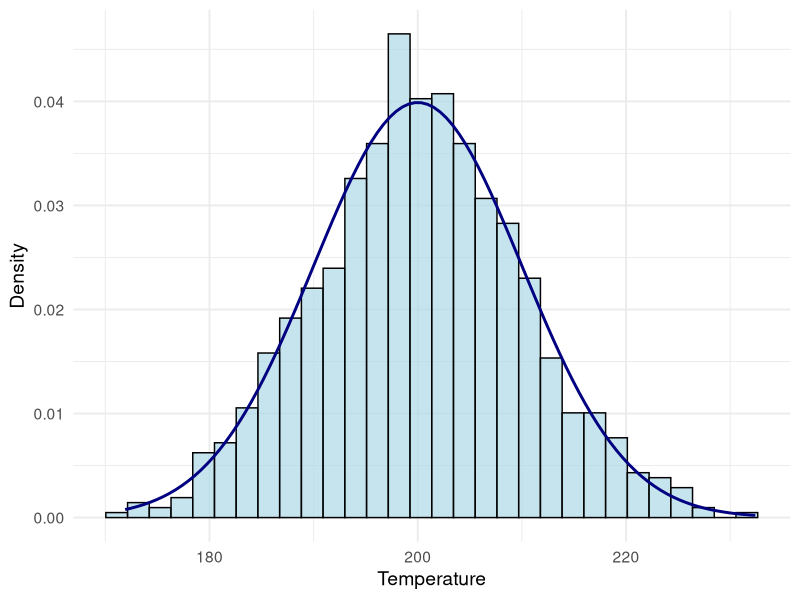
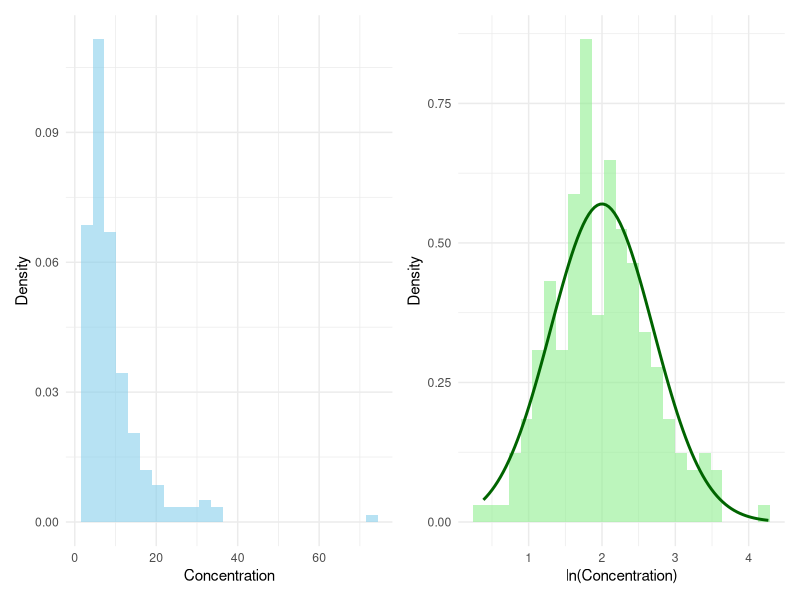
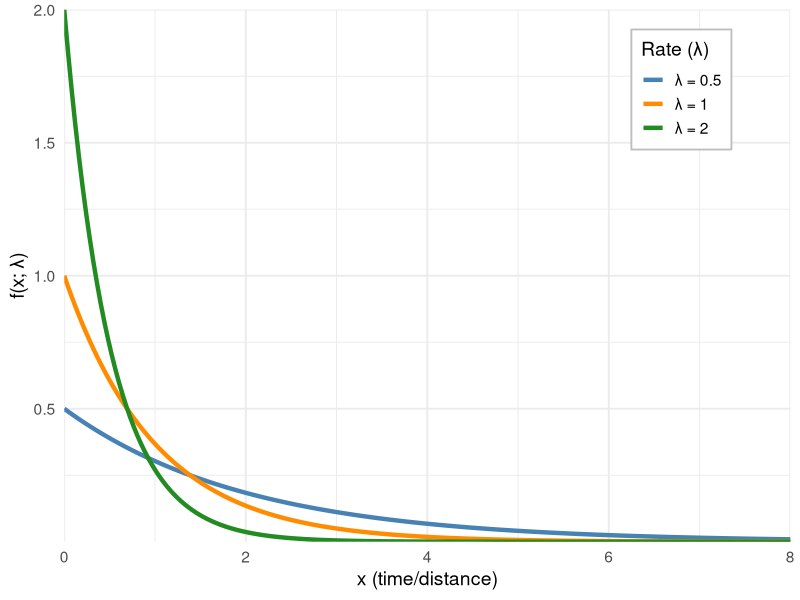
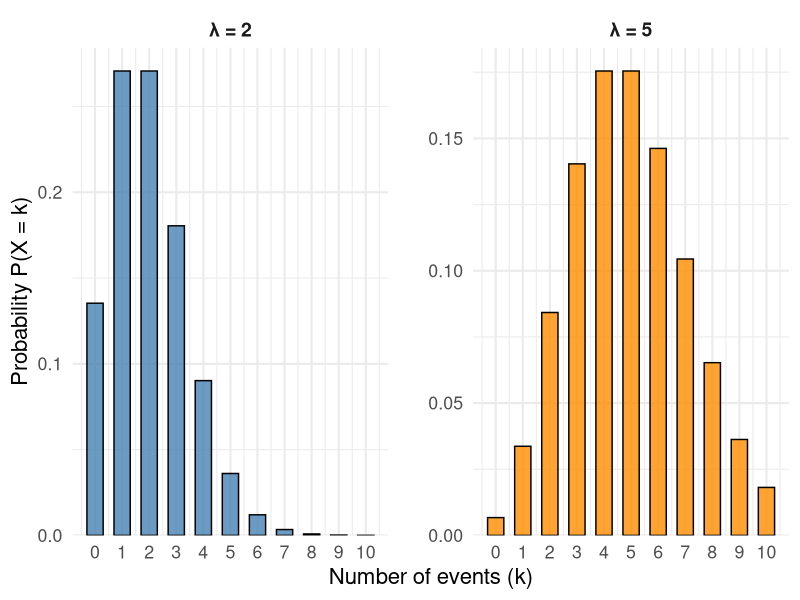
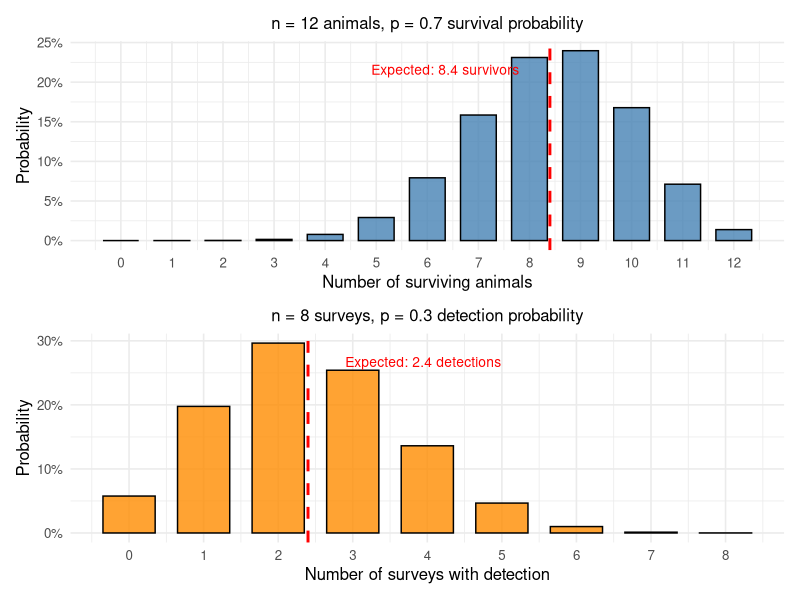
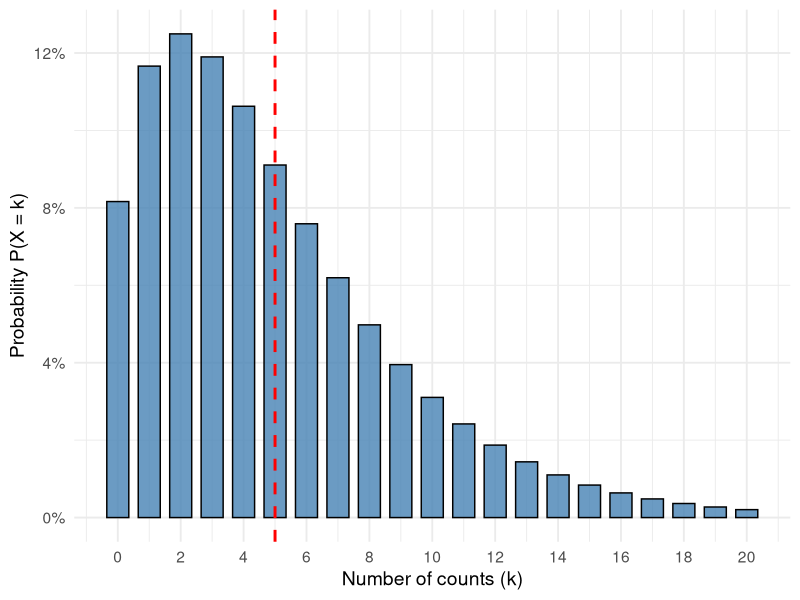

Source code (R) for these figures, in order:
## ---- chunk 1
#| echo: false
#| message: false
#| warning: false

library(ggplot2)
set.seed(123)

data <- data.frame(x = rnorm(1000, mean = 200, sd = 10))

p <- ggplot(data, aes(x = x)) +
  geom_histogram(aes(y = after_stat(density)), bins = 30, 
                 fill = "lightblue", color = "black", alpha = 0.7) +
  stat_function(fun = dnorm, args = list(mean = 200, sd = 10),
                color = "navy", linewidth = 1) +
  labs(x = "Temperature", y = "Density") +
  theme_minimal(base_size = 14) +
  theme(plot.title = element_text(hjust = 0.5))

p
## ---- chunk 2
#| echo: false
#| message: false
#| warning: false
#| fig-height: 4
#| fig-width: 8
#| fig-align: center
library(ggplot2)
library(patchwork)
set.seed(123)
conc <- exp(rnorm(200, mean = 2, sd = 0.7))
# Minimal plot 1
ggplot(data.frame(x = conc), aes(x = x)) +
  geom_histogram(aes(y = ..density..), bins = 25, 
                 fill = "skyblue", alpha = 0.6) +
  labs(x = "Concentration", y = "Density") +
  theme_minimal(base_size = 11) +

# Minimal plot 2
ggplot(data.frame(x = log(conc)), aes(x = x)) +
  geom_histogram(aes(y = ..density..), bins = 25, 
                 fill = "lightgreen", alpha = 0.6) +
  stat_function(fun = dnorm, args = list(mean = 2, sd = 0.7),
                color = "darkgreen", size = 1) +
  labs( x = "ln(Concentration)", y = "Density") +
  theme_minimal(base_size = 11)

## ---- chunk 3
#| echo: false
#| message: false
#| warning: false
df <- data.frame(
  x = seq(0, 8, length.out = 200)
)
df$y1 <- dexp(df$x, rate = 0.5)  # mean = 2
df$y2 <- dexp(df$x, rate = 1)    # mean = 1
df$y3 <- dexp(df$x, rate = 2)    # mean = 0.5

# Plot
p <- ggplot(df, aes(x = x)) +
  geom_line(aes(y = y1, color = "λ = 0.5"), size = 1.5) +
  geom_line(aes(y = y2, color = "λ = 1"), size = 1.5) +
  geom_line(aes(y = y3, color = "λ = 2"), size = 1.5) +
  labs(
    x = "x (time/distance)",
    y = "f(x; λ)",
    color = "Rate (λ)"
  ) +
  scale_color_manual(values = c(
    "λ = 0.5" = "steelblue",
    "λ = 1" = "darkorange", 
    "λ = 2" = "forestgreen"
  )) +
  theme_minimal(base_size = 14) +
  theme(
    legend.position = c(0.85, 0.85),
    legend.background = element_rect(fill = "white", color = "gray")
  ) +
  scale_x_continuous(expand = c(0, 0)) +
  scale_y_continuous(expand = c(0, 0))

p
## ---- chunk 4
#| echo: false
#| message: false
#| warning: false

# Create Poisson PMF for two lambda values
k <- 0:10
df <- data.frame(
  k = rep(k, 2),
  lambda = rep(c(2, 5), each = length(k)),
  prob = c(dpois(k, lambda = 2), dpois(k, lambda = 5))
)
df$lambda_label <- paste0("λ = ", df$lambda)

# Plot
p <- ggplot(df, aes(x = k, y = prob, fill = lambda_label)) +
  geom_col(width = 0.6, alpha = 0.8, color = "black") +
  facet_wrap(~ lambda_label, ncol = 2, scales = "free_y") +
  scale_fill_manual(values = c("λ = 2" = "steelblue", "λ = 5" = "darkorange")) +
  labs(    x = "Number of events (k)",
    y = "Probability P(X = k)"
  ) +
  theme_minimal(base_size = 16) +
  theme(
    plot.title = element_text(hjust = 0.5, face = "bold"),
    legend.position = "none",
    strip.text = element_text(face = "bold", size = 14),
    panel.spacing = unit(2, "lines")
  ) +
  scale_x_continuous(breaks = 0:10) +
  scale_y_continuous(expand = expansion(mult = c(0, 0.05)))

p
## ---- chunk 5
#| echo: false
#| message: false
#| warning: false
#| fig-height: 5.5
#| fig-width: 4

# Plot 1: Animal survival study
n1 <- 12  # 12 animals tracked
p1 <- 0.7 # 70% survival probability per animal

df1 <- data.frame(
  survivors = 0:n1,
  probability = dbinom(0:n1, size = n1, prob = p1)
)

p1_plot <- ggplot(df1, aes(x = survivors, y = probability)) +
  geom_col(fill = "steelblue", width = 0.7, alpha = 0.8, color = "black") +
  geom_vline(xintercept = n1 * p1, color = "red", linetype = "dashed", linewidth = 1) +
  annotate("text", x = n1 * p1 - 3.5, y = max(df1$probability) * 0.9,
           label = paste("Expected:", n1 * p1, "survivors"),
           color = "red", hjust = 0, size = 3.5) +
  labs(
    subtitle = paste("n =", n1, "animals, p =", p1, "survival probability"),
    x = "Number of surviving animals",
    y = "Probability"
  ) +
  theme_minimal(base_size = 12) +
  theme(
    plot.title = element_text(face = "bold", hjust = 0.5),
    plot.subtitle = element_text(hjust = 0.5)
  ) +
  scale_x_continuous(breaks = 0:n1) +
  scale_y_continuous(labels = scales::percent_format(accuracy = 1))

# Plot 2: Species detection surveys
n2 <- 8   # 8 surveys
p2 <- 0.3 # 30% detection probability per survey

df2 <- data.frame(
  detections = 0:n2,
  probability = dbinom(0:n2, size = n2, prob = p2)
)

p2_plot <- ggplot(df2, aes(x = detections, y = probability)) +
  geom_col(fill = "darkorange", width = 0.7, alpha = 0.8, color = "black") +
  geom_vline(xintercept = n2 * p2, color = "red", linetype = "dashed", linewidth = 1) +
  annotate("text", x = n2 * p2 + 0.5, y = max(df2$probability) * 0.9,
           label = paste("Expected:", n2 * p2, "detections"),
           color = "red", hjust = 0, size = 3.5) +
  labs(
    subtitle = paste("n =", n2, "surveys, p =", p2, "detection probability"),
    x = "Number of surveys with detection",
    y = "Probability"
  ) +
  theme_minimal(base_size = 12) +
  theme(
    plot.title = element_text(face = "bold", hjust = 0.5),
    plot.subtitle = element_text(hjust = 0.5)
  ) +
  scale_x_continuous(breaks = 0:n2) +
  scale_y_continuous(labels = scales::percent_format(accuracy = 1))

# Display side by side
p1_plot + p2_plot + plot_layout(ncol = 1)
## ---- chunk 6
#| echo: false
#| message: false
#| warning: false
# Load MASS for negative binomial functions
library(MASS)

# Simple negative binomial plot
k <- 0:20
mu <- 5  # Mean count
theta <- 2  # Dispersion parameter

df <- data.frame(
  count = k,
  probability = dnbinom(k, size = theta, mu = mu)
)

ggplot(df, aes(x = count, y = probability)) +
  geom_col(fill = "steelblue", width = 0.7, alpha = 0.8, color = "black") +
  geom_vline(xintercept = mu, color = "red", linetype = "dashed", linewidth = 1) +
  labs(
    x = "Number of counts (k)",
    y = "Probability P(X = k)"
  ) +
  theme_minimal(base_size = 14) +
  theme(
    plot.title = element_text(hjust = 0.5, face = "bold"),
    plot.subtitle = element_text(hjust = 0.5)
  ) +
  scale_x_continuous(breaks = seq(0, 20, by = 2)) +
  scale_y_continuous(labels = scales::percent_format(accuracy = 1))
